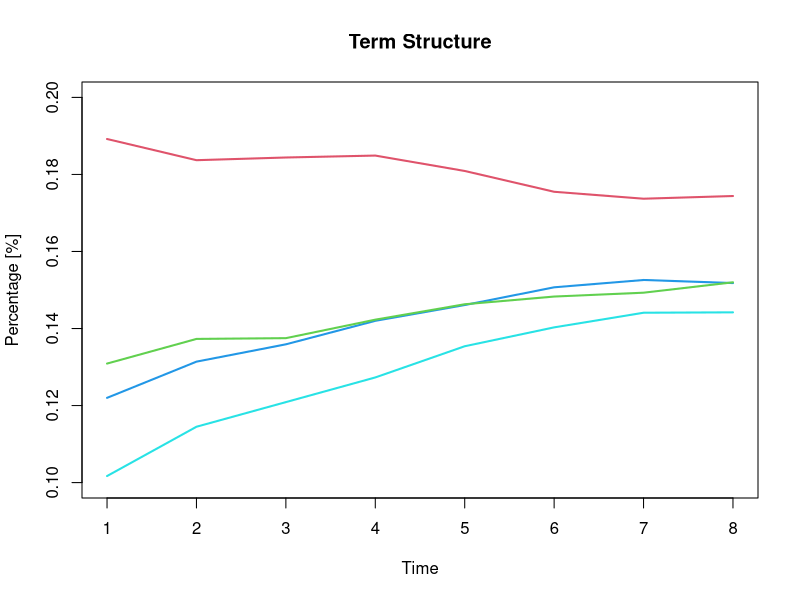

This figure's R source:

# clear variables and close windows
rm(list = ls(all = TRUE))
graphics.off()

# load data
x = read.table("implvola.dat")

# rescale
x = x/100

dat1 = cbind(c(1:8), t(x[11, ]))
dat2 = cbind(c(1:8), t(x[31, ]))
dat3 = cbind(c(1:8), t(x[111, ]))
dat4 = cbind(c(1:8), t(x[231, ]))

a = seq(0.12, to = 0.19, length.out = 8)
plot(a, type = "n", main = "Term Structure", xlab = "Time", ylab = "Percentage [%]", ylim = c(0.1, 0.2))
lines(dat1, col = 4, type = "l", lwd = 2)
lines(dat2, col = 3, type = "l", lwd = 2)
lines(dat3, col = 5, type = "l", lwd = 2)
lines(dat4, col = 2, type = "l", lwd = 2) 
